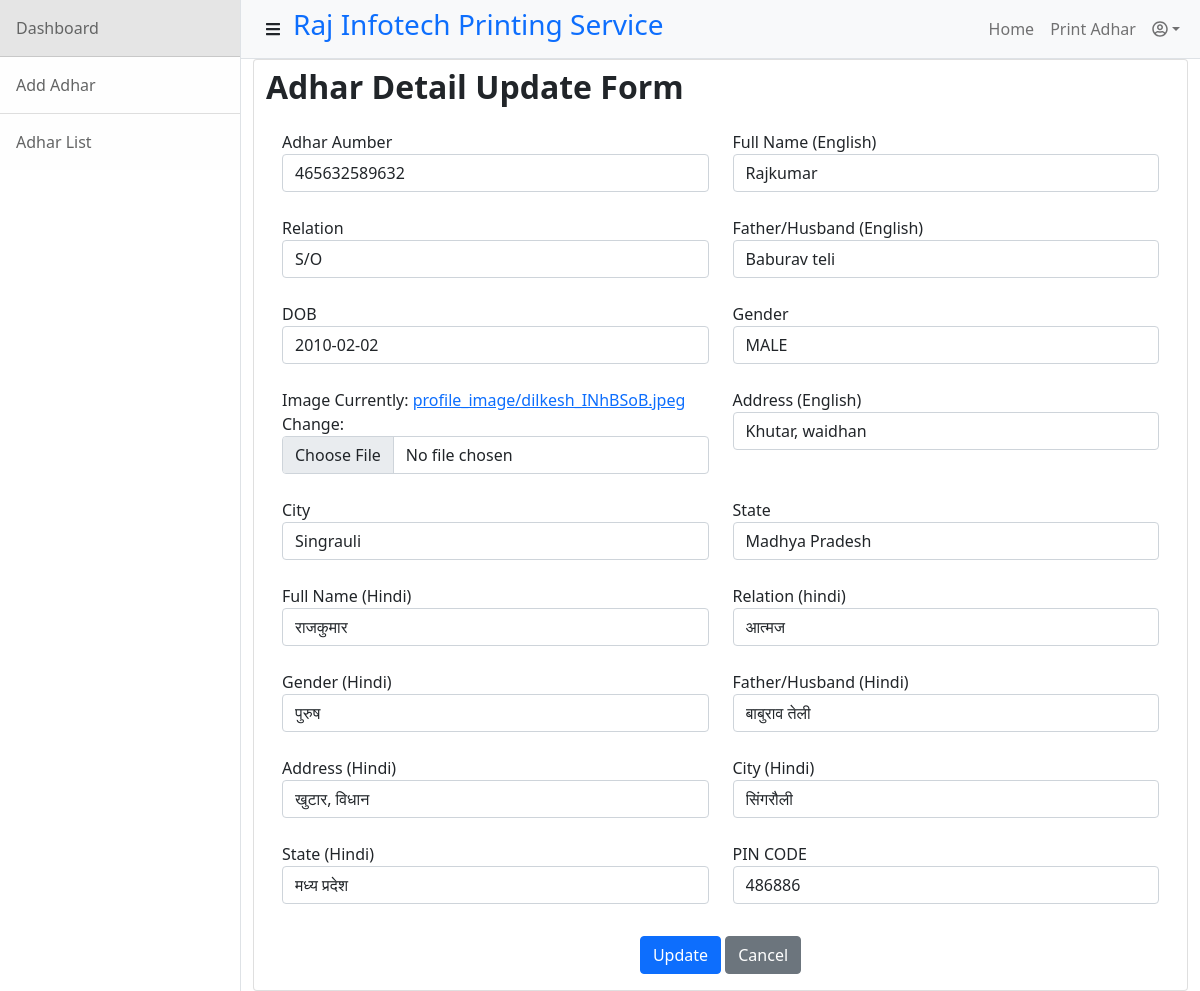
Screenshot of /update_adhar/14/ with the database file from the repository.
### printAdhar/models.py (models this page shows, shortened)
class AdharCardDetail(models.Model):
    MALE = 'MALE'
    FEMALE = 'FEMALE'
    GENDER_CHOICE ={
            (MALE, 'MALE'),
            (FEMALE , 'FEMALE'),
        }
    MP = "Madhya Pradesh"
    CG = "Chhattisgarh"
    STATE_CHOICE={
        (MP, "Madhya Pradesh"),
        (CG, "Chhattisgarh"),
    }
    SON_OF = "S/O"
    DAUGHTER_OF = "D/O"
    WIFE_OF = "W/O"
    RELATION_CHOICE = {
        (SON_OF, "S/O"),
        (DAUGHTER_OF, "D/O"),
        (WIFE_OF, "W/O"),
    }
    uid = models.BigIntegerField(verbose_name="Adhar Aumber")
    full_name = models.CharField(max_length=100, verbose_name='Full Name (English)')
    relation = models.CharField(max_length=4, choices=RELATION_CHOICE, default=SON_OF, verbose_name="Relation")
    relation_name = models.CharField(max_length=100, verbose_name='Father/Husband (English)')
    date_of_birth = models.DateField(null=True, verbose_name='DOB')
    gender = models.CharField(choices=GENDER_CHOICE, max_length=8, default=MALE, verbose_name='Gender')
    image = models.ImageField(upload_to = "profile_image", verbose_name="Image")
    address = models.CharField(max_length=150, verbose_name='Address (English)', )
    city = models.CharField(max_length=20, verbose_name="City")
    state = models.CharField(choices=STATE_CHOICE, max_length=20, verbose_name="State", default=MP)
    full_name_hi = models.CharField(max_length=100, verbose_name='Full Name (Hindi)')
    relation_hi = models.CharField(max_length=20, verbose_name="Relation (hindi)")
    gender_hi = models.CharField(max_length=20, verbose_name='Gender (Hindi)')
    relation_name_hi = models.CharField(max_length=100, verbose_name='Father/Husband (Hindi)')
    address_hi = models.CharField(max_length=150, verbose_name='Address (Hindi)', )
    city_hi = models.CharField(max_length=20, verbose_name="City (Hindi)")
    state_hi = models.CharField(max_length=50, verbose_name="State (Hindi)")
    pin_code = models.CharField(max_length=6, default="482000", verbose_name= "PIN CODE")
    created_at = models.DateTimeField(auto_now_add=True)

### printAdhar/views.py (the view)
# urls.py: re_path(r'^update_adhar/(?P<id>\d+)/$', views.update_adhar, name="update_adhar"),
def update_adhar(request, id):
    instance = get_object_or_404(AdharCardDetail, id=id)
    form = AdharDetailForm(request.POST or None, request.FILES or None, instance=instance)
    if request.method == "POST":
        if form.is_valid():
            form.save()
            return redirect("adhar_list")
        else:
            return render(request, "uid/adhar_updtae_form.html", {"form": form})
    return render(request, "uid/adhar_updtae_form.html", {"form": form})

### printAdhar/forms.py
class AdharDetailForm(forms.ModelForm):
    class Meta:
        model = AdharCardDetail
        fields = '__all__'

### printAdhar/templates/uid/adhar_updtae_form.html (shortened to what this page needs)
{% extends "layout.html" %}
{% load widget_tweaks %}
{% block content %}
<div class="container card" style="">
    <h1 class="fs-2 fw-bolder mt-2">Adhar Detail Update Form</h1>
    <div class="card-body">
        <form method="POST" enctype="multipart/form-data">
            <div class="row">
                {% for field in form %}
                <div class="col-6">
                    <div class="form-group mb-4">
                        <label for="{{ field.id_for_label }}">{{ field.label }}</label>
                        {% render_field field class="form-control" %}
                    </div>
                </div>
                {% endfor %}
            </div>
            <div align="center">
                <button class="btn btn-primary mt-2" type="submit">Update</button>
                <a href="{% url 'adhar_list' %}"><button class="btn btn-secondary mt-2" type="button">Cancel</button></a>
            </div>
        </form>
    </div>
</div>
{% endblock content %}

### rows the page displays
AdharCardDetail: uid "465632589632" "Rajkumar" "S/O" "Baburav teli" "2010-02-02" "MALE" "Khutar, waidhan" "Singrauli" "Madhya Pradesh" "राजकुमार" "आत्मज" "पुरुष" "बाबुराव तेली" "खुटार, विधान" "सिंगरौली" "मध्य प्रदेश" "486886"

### other values shown
{{ field.label }} "Adhar Aumber" "Full Name (English)" "Relation" "Father/Husband (English)" "DOB" "Gender" "Image" "Address (English)" "City" "State" "Full Name (Hindi)" "Relation (hindi)" "Gender (Hindi)" "Father/Husband (Hindi)" "Address (Hindi)" "City (Hindi)" "State (Hindi)" "PIN CODE"
